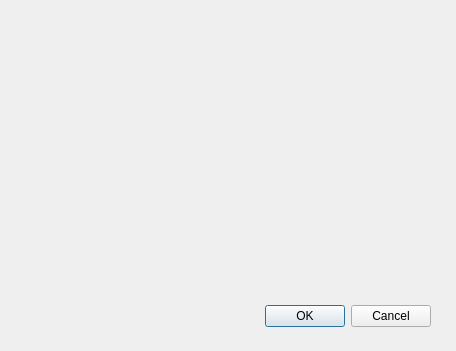
<?xml version="1.0" encoding="UTF-8"?>
<ui version="4.0">
 <class>AuthorWidget</class>
 <widget class="QDialog" name="AuthorWidget">
  <property name="geometry">
   <rect>
    <x>0</x>
    <y>0</y>
    <width>456</width>
    <height>351</height>
   </rect>
  </property>
  <property name="windowTitle">
   <string>Dialog</string>
  </property>
  <widget class="QDialogButtonBox" name="buttonBox">
   <property name="geometry">
    <rect>
     <x>90</x>
     <y>300</y>
     <width>341</width>
     <height>32</height>
    </rect>
   </property>
   <property name="orientation">
    <enum>Qt::Horizontal</enum>
   </property>
   <property name="standardButtons">
    <set>QDialogButtonBox::Cancel|QDialogButtonBox::Ok</set>
   </property>
  </widget>
  <widget class="QLabel" name="labelText">
   <property name="geometry">
    <rect>
     <x>40</x>
     <y>30</y>
     <width>371</width>
     <height>251</height>
    </rect>
   </property>
   <property name="text">
    <string/>
   </property>
   <property name="alignment">
    <set>Qt::AlignCenter</set>
   </property>
  </widget>
 </widget>
 <resources/>
 <connections>
  <connection>
   <sender>buttonBox</sender>
   <signal>accepted()</signal>
   <receiver>AuthorWidget</receiver>
   <slot>accept()</slot>
   <hints>
    <hint type="sourcelabel">
     <x>248</x>
     <y>254</y>
    </hint>
    <hint type="destinationlabel">
     <x>157</x>
     <y>274</y>
    </hint>
   </hints>
  </connection>
  <connection>
   <sender>buttonBox</sender>
   <signal>rejected()</signal>
   <receiver>AuthorWidget</receiver>
   <slot>reject()</slot>
   <hints>
    <hint type="sourcelabel">
     <x>316</x>
     <y>260</y>
    </hint>
    <hint type="destinationlabel">
     <x>286</x>
     <y>274</y>
    </hint>
   </hints>
  </connection>
 </connections>
</ui>
